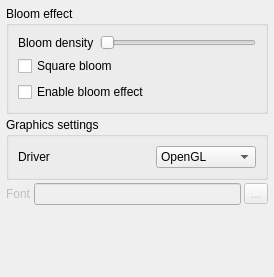
<?xml version="1.0" encoding="UTF-8"?>
<ui version="4.0">
 <class>GraphicsSettingsPage</class>
 <widget class="QWidget" name="GraphicsSettingsPage">
  <property name="geometry">
   <rect>
    <x>0</x>
    <y>0</y>
    <width>274</width>
    <height>277</height>
   </rect>
  </property>
  <property name="windowTitle">
   <string>Form</string>
  </property>
  <layout class="QGridLayout" name="gridLayout">
   <property name="margin">
    <number>6</number>
   </property>
   <property name="spacing">
    <number>3</number>
   </property>
   <item row="0" column="0" colspan="3">
    <widget class="QGroupBox" name="groupBox_2">
     <property name="title">
      <string>Bloom effect</string>
     </property>
     <layout class="QGridLayout" name="gridLayout_5">
      <item row="0" column="0">
       <layout class="QHBoxLayout" name="horizontalLayout_5">
        <item>
         <widget class="QLabel" name="label_5">
          <property name="text">
           <string>Bloom density</string>
          </property>
         </widget>
        </item>
        <item>
         <widget class="QSlider" name="bloomDensityHorizontalSlider">
          <property name="maximum">
           <number>255</number>
          </property>
          <property name="orientation">
           <enum>Qt::Horizontal</enum>
          </property>
         </widget>
        </item>
       </layout>
      </item>
      <item row="1" column="0">
       <widget class="QCheckBox" name="squareBloomCheckBox">
        <property name="text">
         <string>Square bloom</string>
        </property>
       </widget>
      </item>
      <item row="2" column="0">
       <widget class="QCheckBox" name="enableBloomCheckBox">
        <property name="text">
         <string>Enable bloom effect</string>
        </property>
       </widget>
      </item>
     </layout>
    </widget>
   </item>
   <item row="1" column="0" colspan="3">
    <widget class="QGroupBox" name="graphicsGroupBox">
     <property name="title">
      <string>Graphics settings</string>
     </property>
     <layout class="QGridLayout" name="gridLayout_3">
      <item row="0" column="0">
       <layout class="QHBoxLayout" name="horizontalLayout_3">
        <item>
         <widget class="QLabel" name="driverGraphLabel">
          <property name="text">
           <string>Driver</string>
          </property>
         </widget>
        </item>
        <item>
         <spacer name="horizontalSpacer_3">
          <property name="orientation">
           <enum>Qt::Horizontal</enum>
          </property>
          <property name="sizeHint" stdset="0">
           <size>
            <width>40</width>
            <height>20</height>
           </size>
          </property>
         </spacer>
        </item>
        <item>
         <widget class="QComboBox" name="driverGraphComboBox">
          <property name="sizePolicy">
           <sizepolicy hsizetype="MinimumExpanding" vsizetype="Fixed">
            <horstretch>0</horstretch>
            <verstretch>0</verstretch>
           </sizepolicy>
          </property>
          <item>
           <property name="text">
            <string>OpenGL</string>
           </property>
          </item>
          <item>
           <property name="text">
            <string>Direct3D</string>
           </property>
          </item>
         </widget>
        </item>
       </layout>
      </item>
     </layout>
    </widget>
   </item>
   <item row="2" column="0">
    <widget class="QLabel" name="label">
     <property name="enabled">
      <bool>false</bool>
     </property>
     <property name="text">
      <string>Font</string>
     </property>
    </widget>
   </item>
   <item row="2" column="1">
    <widget class="QLineEdit" name="fontLineEdit">
     <property name="enabled">
      <bool>false</bool>
     </property>
    </widget>
   </item>
   <item row="2" column="2">
    <widget class="QToolButton" name="fontSelectButton">
     <property name="enabled">
      <bool>false</bool>
     </property>
     <property name="text">
      <string>...</string>
     </property>
    </widget>
   </item>
   <item row="3" column="1">
    <spacer name="verticalSpacer_2">
     <property name="orientation">
      <enum>Qt::Vertical</enum>
     </property>
     <property name="sizeHint" stdset="0">
      <size>
       <width>20</width>
       <height>283</height>
      </size>
     </property>
    </spacer>
   </item>
  </layout>
 </widget>
 <resources>
  <include location="../../object_viewer_qt.qrc"/>
 </resources>
 <connections/>
</ui>
